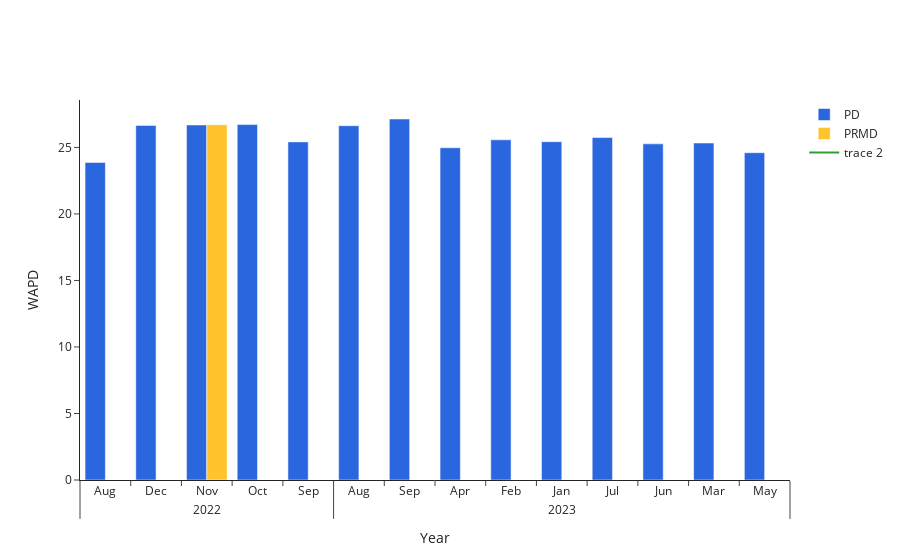

Here is the notebook cell this chart was saved with:
### Code cell
import plotly.graph_objects as go
from plotly.subplots import make_subplots
import plotly.graph_objects as go
# fig = go.Figure()
fig = make_subplots(1,1)

fig.update_layout(
    template="simple_white",
    xaxis=dict(title_text="Year"),
    yaxis=dict(title_text="WAPD"),
    barmode="group",
)

colors = ["#2A66DE", "#FFC32B"]
# fig.add_trace(go.Scatter(x=dff['month'], y=dff['CCA'], line=dict(color='red'), name='DSO term'),
#               row = 1, col = 1)

for r, c in zip(dff.CCA.unique(), colors):
    plot_df = dff[dff.CCA == r]
    fig.add_trace(go.Bar(x=[plot_df.year, plot_df.month], y=plot_df.WAPD, name=r, marker_color=c),
              row = 1, col = 1)
# fig.add_hline(y=30.00,name = "DSO Term")

    
fig.add_traces(go.Scatter(x= plot_df.month, y=plot_df.CCA, mode = 'lines'))


# fig.plot(fi.CC_DAYS_TO_ADD, c = "y", label = "DSO Term",zorder=10)
fig.show()

### Figure 1 — Plotly figure (JSON) as saved in the notebook; plotly's stock layout.template omitted (floating-point values rounded to 4 significant figures)
{"data": [{"marker": {"color": "#2A66DE"}, "name": "PD", "type": "bar", "x": [[2022, 2022, 2022, 2022, 2022, 2023, 2023, 2023, 2023, 2023, 2023, 2023, 2023, 2023], ["Aug", "Dec", "Nov", "Oct", "Sep", "Apr", "Aug", "Feb", "Jan", "Jul", "Jun", "Mar", "May", "Sep"]], "xaxis": "x", "y": [23.87, 26.66, 26.69, 26.72, 25.42, 24.97, 26.63, 25.57, 25.43, 25.74, 25.27, 25.33, 24.6, 27.14], "yaxis": "y"}, {"marker": {"color": "#FFC32B"}, "name": "PRMD", "type": "bar", "x": [[2022], ["Nov"]], "xaxis": "x", "y": [26.71], "yaxis": "y"}, {"mode": "lines", "type": "scatter", "x": ["Nov"], "y": ["PRMD"]}], "layout": {"autosize": true, "barmode": "group", "xaxis": {"anchor": "y", "autorange": true, "domain": [0, 1], "range": [-0.5, 13.5], "title": {"text": "Year"}, "type": "multicategory"}, "yaxis": {"anchor": "x", "autorange": true, "domain": [0, 1], "range": [0, 28.57], "title": {"text": "WAPD"}, "type": "linear"}}}
